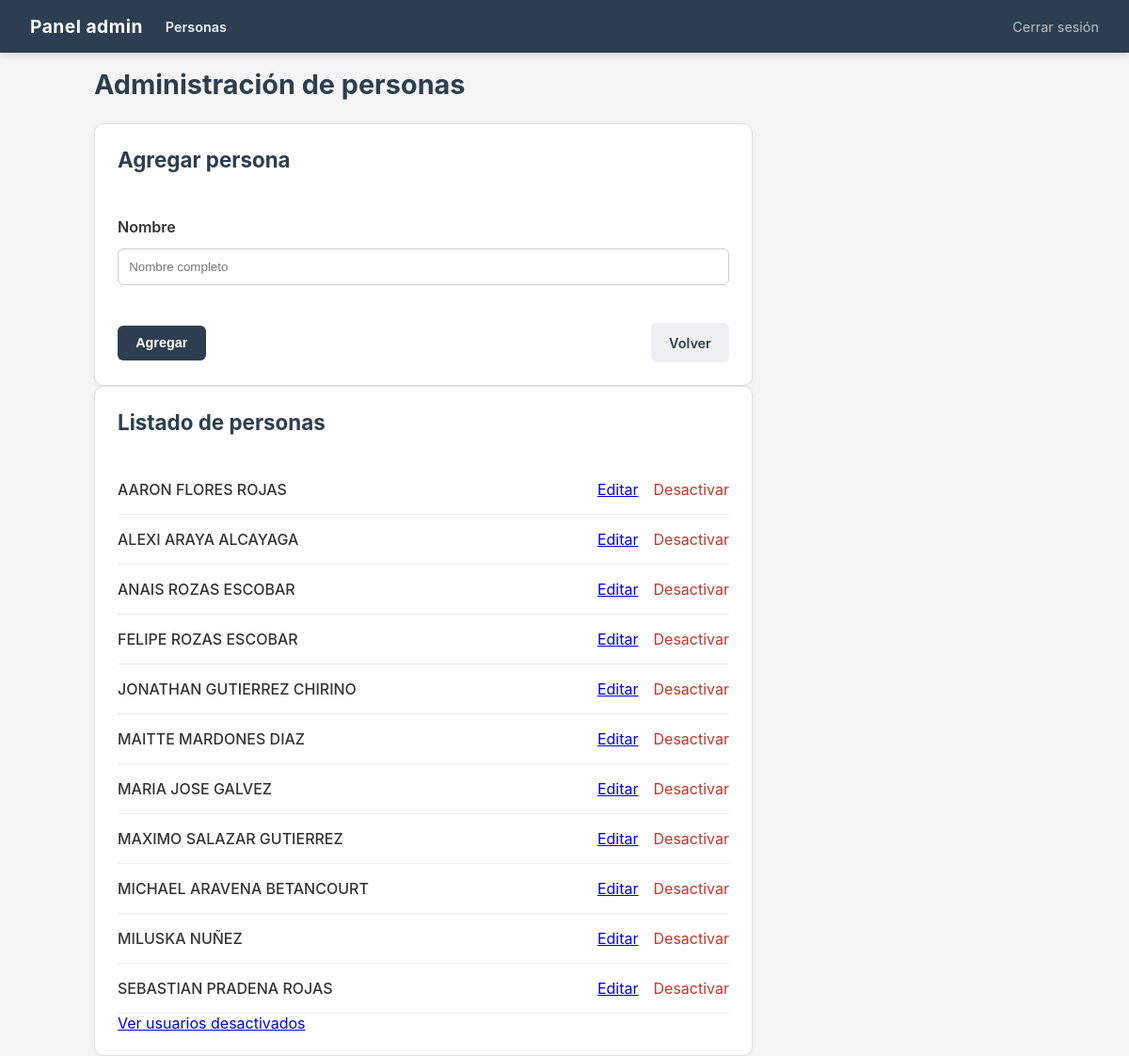
/admin/personas (signed in), run on the app's committed database.
### tables this page shows
CREATE TABLE personas (

    id INTEGER PRIMARY KEY AUTOINCREMENT,

    nombre TEXT NOT NULL UNIQUE,

    activo INTEGER NOT NULL DEFAULT 1

);

### flask-app/app.py (the view)
@app.route("/admin/personas")
@login_required
def personas():
    conn = get_db_connection()
    personas = conn.execute(
        """
        SELECT id, nombre
        FROM personas
        WHERE activo = 1
        ORDER BY nombre
        """
    ).fetchall()
    conn.close()
    return render_template(
        "admin/personas.html",
        personas=personas
    )

### flask-app/app.py (called while the page is built)
@app.after_request
def agregar_headers_no_cache(response):
    response.headers["Cache-Control"] = (
        "no-store, no-cache, must-revalidate, max-age=0"
    )
    response.headers["Pragma"] = "no-cache"
    response.headers["Expires"] = "0"
    return response

def get_db_connection():
    conn = sqlite3.connect(DATABASE_PATH)
    conn.row_factory = sqlite3.Row
    conn.execute("PRAGMA foreign_keys = ON")
    return conn

def login_required(f):
    @wraps(f)
    def decorated_function(*args, **kwargs):
        if not session.get("admin"):
            return redirect(url_for("login"))
        return f(*args, **kwargs)
    return decorated_function

### flask-app/templates/admin/personas.html (shortened to what this page needs)
{% extends "base.html" %}
{% block nav_section %}
<a
    href="{{ url_for('personas') }}"
    class="nav-section-link"
>
    Personas
</a>
{% endblock %}
{% block content %}
<div class="dashboard-wrapper">
    <h1>Administración de personas</h1>
    <div class="card personas-form-card">
        <h2>Agregar persona</h2>
        <form
            method="POST"
            action="{{ url_for('agregar_persona') }}"
        >
            <label for="nombre">
                Nombre
            </label>
            <input
                type="text"
                id="nombre"
                name="nombre"
                placeholder="Nombre completo"
                required
            >
            <div class="form-actions">
                <button
                    type="submit"
                    class="btn btn-primary"
                >
                    Agregar
                </button>
                <a
                    href="{{ url_for('admin') }}"
                    class="btn btn-secondary"
                >
                    Volver
                </a>
            </div>
        </form>
    </div>
    <div class="card personas-card">
        <h2>Listado de personas</h2>
        <div class="personas-lista">
            {% for persona in personas %}
                <div class="persona-item">
                    <span class="persona-nombre">
                        {{ persona["nombre"] }}
                    </span>
                    <div class="persona-acciones">
                        <a href="{{ url_for('editar_persona', id=persona['id'], next=request.path) }}">
                            Editar
                        </a>
                        <form
                            method="POST"
                            action="{{ url_for('desactivar_persona', id=persona['id']) }}"
                        >
                            <button
                                type="submit"
                                class="link-button danger-link"
                            >
                                Desactivar
                            </button>
                        </form>
                    </div>
                </div>
            {% endfor %}
        </div>
        <div class="personas-footer">
            <a href="{{ url_for('personas_inactivas') }}">
                Ver usuarios desactivados
            </a>
        </div>
    </div>
</div>
{% endblock %}

### flask-app/static/css/style.css (style rules this page uses)
* { margin: 0; padding: 0; box-sizing: border-box; }
body { font-family: -apple-system, BlinkMacSystemFont, "Segoe UI", Roboto, sans-serif; background: #f5f5f5; color: #333; min-height: 100vh; }
h1 { font-size: 1.8rem; margin-bottom: 1.5rem; color: #2c3e50; }
h2 { font-size: 1.4rem; margin-bottom: 1rem; color: #2c3e50; }
label { display: block; margin-top: 1rem; margin-bottom: 0.3rem; font-weight: 600; }
nav a { color: #bdc3c7; text-decoration: none; font-size: 0.9rem; transition: color 0.2s; }
.nav-section-link { color: #ecf0f1; font-weight: 600; }
.dashboard-wrapper { max-width: 1000px; margin: 0 auto; }
.dashboard-wrapper h1 { margin-top: 1rem; }
.card { background: white; border-radius: 10px; padding: 1.5rem; border: 1px solid #e0e0e0; box-shadow: 0 2px 6px rgba(0,0,0,0.05); display: flex; flex-direction: column; justify-content: space-between; }
.personas-form-card, .personas-card { max-width: 700px; }
input, select { width: 100%; padding: 0.7rem; border: 1px solid #ccc; border-radius: 6px; margin-top: 0.5rem; }
.card form input { margin-bottom: 1rem; }
.personas-form-card form, .form-card form { margin-top: 1rem; }
.btn { display: inline-flex; align-items: center; justify-content: center; padding: 0.65rem 1.2rem; border: none; border-radius: 6px; cursor: pointer; font-size: 0.9rem; font-weight: 600; transition: background 0.2s, transform 0.1s; text-decoration: none; width: auto; }
.btn-primary { background: #2c3e50; color: #fff; }
.btn-secondary { background: #ecf0f1; color: #2c3e50; text-decoration: none; display: inline-flex; align-items: center; justify-content: center; min-height: 42px; }
.personas-lista { margin-top: 1rem; }
.persona-item { display: flex; justify-content: space-between; align-items: center; padding: 1rem 0; border-bottom: 1px solid #eee; }
.persona-nombre { font-weight: 500; }
.persona-acciones { display: flex; align-items: center; gap: 1rem; }
.persona-acciones form { margin: 0; display: inline-flex; align-items: center; }
.link-button { background: none; border: none; padding: 0; margin: 0; width: auto; cursor: pointer; font: inherit; color: #2c3e50; text-decoration: none; line-height: 1; display: inline-flex; align-items: center; }
.danger-link { color: #c0392b; }
.form-actions { display: flex; justify-content: space-between; align-items: center; gap: 1rem; margin-top: 1.5rem; }

### data on the page
personas: nombre "AARON FLORES ROJAS"
personas: nombre "ALEXI ARAYA ALCAYAGA"
personas: nombre "ANAIS ROZAS ESCOBAR"
personas: nombre "FELIPE ROZAS ESCOBAR"
personas: nombre "JONATHAN GUTIERREZ CHIRINO"
personas: nombre "MAITTE MARDONES DIAZ"
personas: nombre "MARIA JOSE GALVEZ"
personas: nombre "MAXIMO SALAZAR GUTIERREZ"
personas: nombre "MICHAEL ARAVENA BETANCOURT"
personas: nombre "MILUSKA NUÑEZ"
personas: nombre "SEBASTIAN PRADENA ROJAS"
